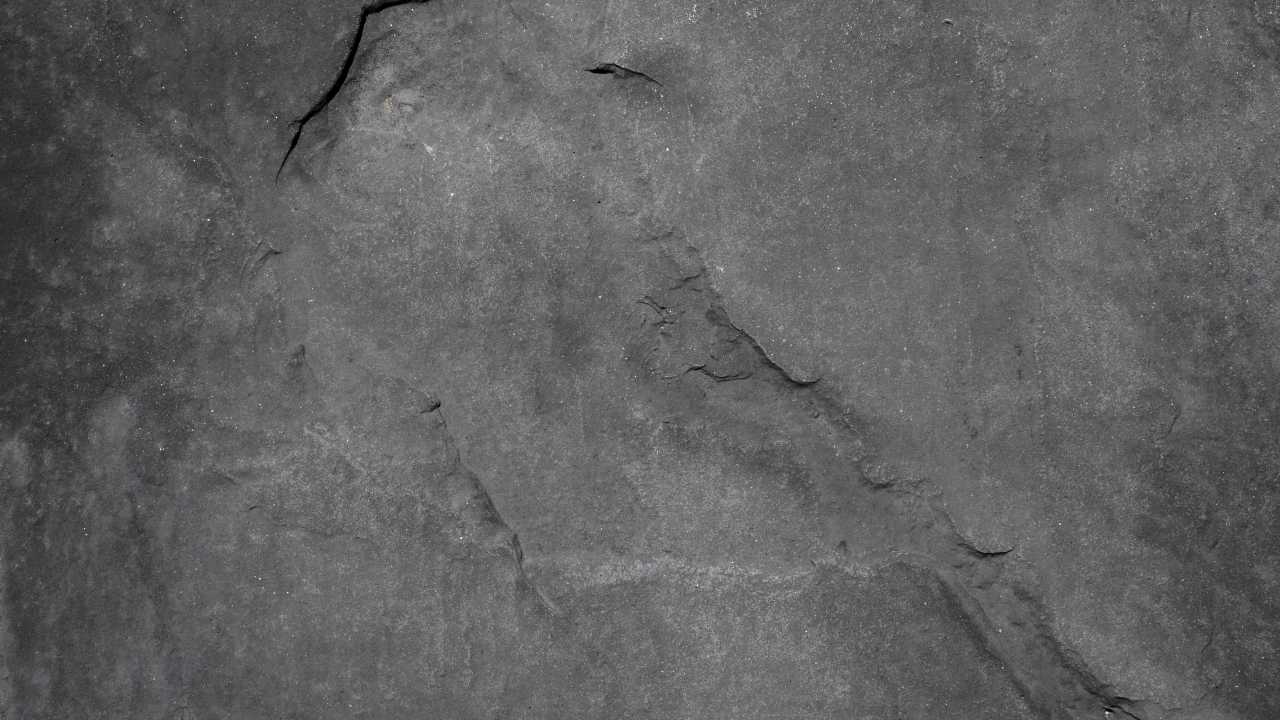
//> input picture lab_5/wall.jpg, 2560 x 1440 px (shown at 1/2 size)
$ ./raytrac   (built with g++ and OpenCV 4)
//> lines starting //> are read from the running program, lines starting //| are printed output that depends on the picture
#include <iostream>
#include <vector>
#include <cmath>
#include <limits>
#include <opencv2/opencv.hpp>
#include <omp.h>

// Структура для векторов и цветов
// Используется для описания позиций, направлений и цвета
struct Vec3 {
    double x, y, z;
    Vec3(double x_=0, double y_=0, double z_=0) : x(x_), y(y_), z(z_) {}

    Vec3 operator+(const Vec3& v) const { return Vec3(x+v.x, y+v.y, z+v.z); }
    Vec3 operator-(const Vec3& v) const { return Vec3(x-v.x, y-v.y, z-v.z); }
    Vec3 operator*(double d) const { return Vec3(x*d, y*d, z*d); }
    Vec3 operator/(double d) const { return Vec3(x/d, y/d, z/d); }

    // Нормализация вектора (приведение длины к 1)
    Vec3 normalize() const { double mg = std::sqrt(x*x + y*y + z*z); return Vec3(x/mg, y/mg, z/mg); }

    // Скалярное произведение
    double dot(const Vec3& v) const { return x*v.x + y*v.y + z*v.z; }

    // Векторное произведение
    Vec3 cross(const Vec3& v) const { return Vec3(y*v.z - z*v.y, z*v.x - x*v.z, x*v.y - y*v.x); }
};

// Оператор умножения для скалярного значения * вектор
Vec3 operator*(double d, const Vec3& v) {
    return Vec3(v.x * d, v.y * d, v.z * d);
}

// Структура луча
// Содержит начало и направление луча
struct Ray {
    Vec3 origin;      // Точка начала
    Vec3 direction;   // Направление
    Ray(const Vec3& o, const Vec3& d) : origin(o), direction(d.normalize()) {}
};

// Абстрактный класс для объектов сцены
// Определяет интерфейсы для пересечения, получения нормали и цвета
class Object {
public:
    virtual bool intersect(const Ray& ray, double& t) const = 0; // Пересечение луча с объектом
    virtual Vec3 getNormal(const Vec3& point) const = 0;         // Получение нормали в точке
    virtual Vec3 getColor(const Vec3& point) const = 0;          // Получение цвета в точке
    virtual bool isReflective() const = 0;                       // Проверка на отражательность
    virtual double getReflectivity() const = 0;                  // Коэффициент отражения
};

// Класс для сферы
// Реализация объекта-сферы
class Sphere : public Object {
public:
    Vec3 center;          // Центр сферы
    double radius;        // Радиус
    Vec3 color;           // Цвет
    double reflectivity;  // Коэффициент отражения

    Sphere(const Vec3& c, double r, const Vec3& col, double refl) : center(c), radius(r), color(col), reflectivity(refl) {}

    // Проверка пересечения луча со сферой
    bool intersect(const Ray& ray, double& t) const override {
        Vec3 oc = ray.origin - center;
        double b = 2 * oc.dot(ray.direction);
        double c = oc.dot(oc) - radius * radius;
        double discriminant = b*b - 4*c;
        if (discriminant < 0) return false; // Пересечения нет
        else {
            discriminant = std::sqrt(discriminant);
            double t0 = (-b - discriminant) / 2;
            double t1 = (-b + discriminant) / 2;
            t = (t0 < t1) ? t0 : t1;
            if (t < 0) t = (t0 > t1) ? t0 : t1;
            return t >= 0;
        }
    }

    // Нормаль к поверхности сферы
    Vec3 getNormal(const Vec3& point) const override {
        return (point - center).normalize();
    }

    // Цвет сферы
    Vec3 getColor(const Vec3& point) const override {
        return color;
    }

    // Проверка, отражает ли объект
    bool isReflective() const override {
        return reflectivity > 0;
    }

    // Коэффициент отражения
    double getReflectivity() const override {
        return reflectivity;
    }

    // Установка коэффициента отражения
    void setReflectivity(double refl) {
        reflectivity = refl;
    }
};

// Класс для плоскости
// Реализация объекта-плоскости с поддержкой текстур
class Plane : public Object {
public:
    Vec3 point;      // Точка на плоскости
    Vec3 normal;     // Нормаль к плоскости
    cv::Mat texture; // Текстура плоскости
    double scale;    // Масштаб текстуры
    bool reflective; // Флаг отражательной способности

    Plane(const Vec3& p, const Vec3& n, const cv::Mat& tex, double s, bool refl = false) :
        point(p), normal(n), texture(tex), scale(s), reflective(refl) {
            normal = normal.normalize();
        }

    // Проверка пересечения луча с плоскостью
    bool intersect(const Ray& ray, double& t) const override {
        double denom = normal.dot(ray.direction);
        if (std::abs(denom) > 1e-6) { // Луч не параллелен плоскости
            t = (point - ray.origin).dot(normal) / denom;
            return t >= 0;
        }
        return false;
    }

    // Нормаль к плоскости
    Vec3 getNormal(const Vec3& point_) const override {
        return normal;
    }

    // Получение цвета текстуры по координатам
    Vec3 getColor(const Vec3& point_) const override {
        // Вычисление UV-координат
        double u, v;
        if (std::abs(normal.y) > 0.999) { // Горизонтальная плоскость
            u = point_.x * scale;
            v = point_.z * scale;
        } else if (std::abs(normal.z) > 0.999) { // Вертикальная плоскость
            u = point_.x * scale;
            v = point_.y * scale;
        } else {
            u = 0;
            v = 0;
        }

        // Преобразование в координаты текстуры
        u = u - std::floor(u);
        v = v - std::floor(v);

        int tex_u = static_cast<int>(u * texture.cols);
        int tex_v = static_cast<int>(v * texture.rows);

        // Обработка выхода за границы
        tex_u = std::clamp(tex_u, 0, texture.cols - 1);
        tex_v = std::clamp(tex_v, 0, texture.rows - 1);

        // Получение цвета из текстуры
        cv::Vec3b color = texture.at<cv::Vec3b>(tex_v, tex_u);
        return Vec3(color[2] / 255.0, color[1] / 255.0, color[0] / 255.0);
    }

    // Проверка, является ли объект отражающим
    bool isReflective() const override {
        return reflective;
    }

    // Коэффициент отражения (не используется для плоскости)
    double getReflectivity() const override {
        return 0;
    }
};

// Функция трассировки луча
// Определяет цвет пикселя на основе пересечения с объектами
Vec3 trace(const Ray& ray, const std::vector<Object*>& objects, int depth) {
    if (depth <= 0) return Vec3(0, 0, 0); // Ограничение глубины рекурсии для предотвращения бесконечных отражений

    double closest_t = std::numeric_limits<double>::max(); // Инициализация ближайшего расстояния
    const Object* hit_object = nullptr; // Объект, с которым произошло пересечение

    // Проверка пересечения луча со всеми объектами сцены
    for (const auto& object : objects) {
        double t = 0;
        if (object->intersect(ray, t) && t < closest_t) {
            closest_t = t;
            hit_object = object;
        }
    }

    if (!hit_object) {
        return Vec3(0.5, 0.7, 1.0); // Фон (голубой цвет)
    }

    // Точка пересечения
    Vec3 hit_point = ray.origin + ray.direction * closest_t;
    Vec3 normal = hit_object->getNormal(hit_point); // Нормаль в точке пересечения
    Vec3 color = hit_object->getColor(hit_point);   // Цвет объекта

    // Обработка отражений
    if (hit_object->isReflective()) {
        Vec3 reflect_dir = ray.direction - 2 * ray.direction.dot(normal) * normal; // Вычисление отраженного направления
        Ray reflected_ray(hit_point + reflect_dir * 1e-4, reflect_dir); // Смещение для предотвращения самопересечения
        Vec3 reflected_color = trace(reflected_ray, objects, depth - 1); // Рекурсивный вызов для отражения
        color = color * (1 - hit_object->getReflectivity()) + reflected_color * hit_object->getReflectivity(); // Смешивание цветов
    }

    return color;
}

// Функция для отрисовки сцены
// Создает изображение, трассируя лучи для каждого пикселя
// [35 lines left out: function render, not called in this run]

int main() {
    // Параметры сцены
    int width = 800;  // Ширина изображения
    int height = 600; // Высота изображения

    // Загрузка текстуры для плоскости
    cv::Mat walltexture = cv::imread("wall.jpg");
//> walltexture is the input picture: 1440 rows x 2560 cols, CV_8UC3; mean B, G, R 98.1, 96.8, 97.1
    cv::Mat floortexture = cv::imread("flour.jpg");
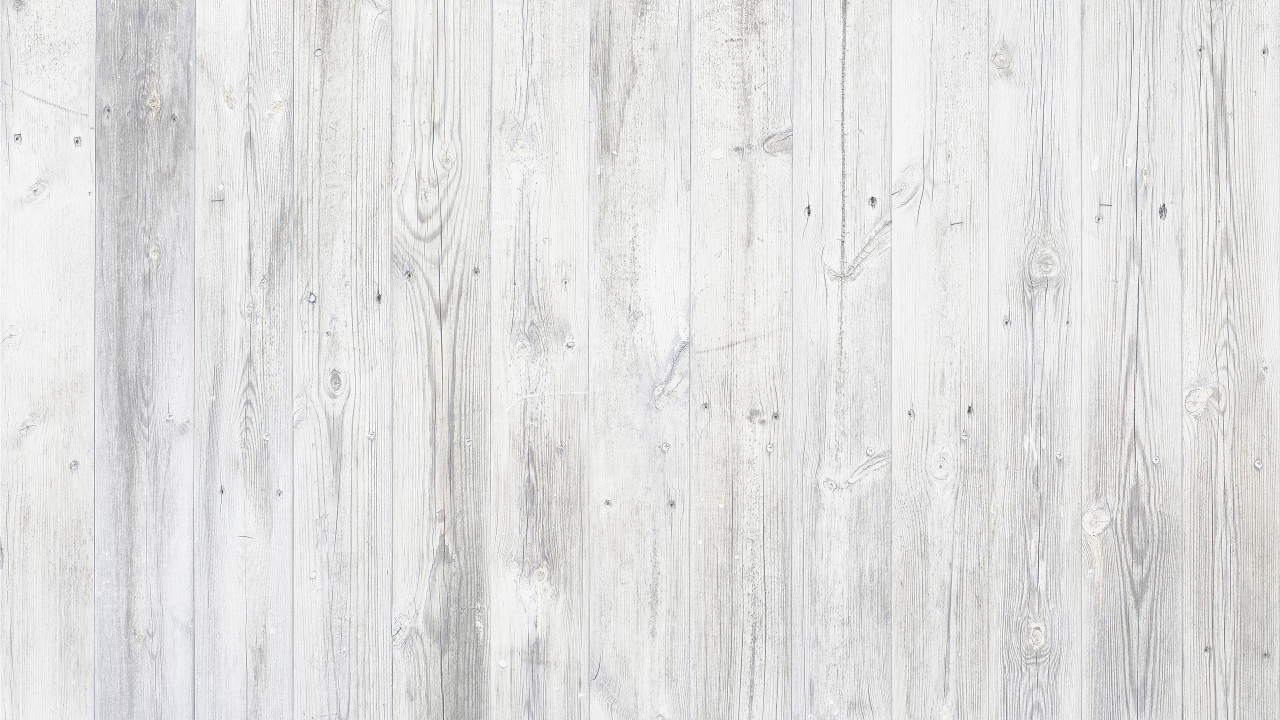
//> input picture lab_5/flour.jpg, 2560 x 1440 px (shown at 1/2 size)
//> floortexture is the input picture: 1440 rows x 2560 cols, CV_8UC3; mean B, G, R 224.6, 224.9, 225.3
    if (walltexture.empty() || floortexture.empty()) {
        std::cerr << "Ошибка: Не удалось загрузить текстуры." << std::endl;
        return -1;
    }

    // Создание объектов сцены
    std::vector<Object*> objects;

    // Параметры текстур и материалов
    Plane* floorPlane = new Plane(Vec3(0, 0, 0), Vec3(0, 1, 0), floortexture, 0.1); // Пол
    objects.push_back(floorPlane);
//> objects = 1 item

    Plane* wallPlane = new Plane(Vec3(0, 0, -5), Vec3(0, 0, 1), walltexture, 0.1); // Задняя стена
    objects.push_back(wallPlane);
//> objects = 2 items

    double sphereReflectivity = 0.5; // Начальная зеркальность сферы
    Sphere* sphere = new Sphere(Vec3(0, 1, 0), 1, Vec3(1, 1, 1), sphereReflectivity); // Сфера
    objects.push_back(sphere);
//> objects = 3 items

    // Создание окна для визуализации
    cv::namedWindow("Ray Tracing", cv::WINDOW_AUTOSIZE);

    // Параметры камеры
    Vec3 cameraPos(0, 1, 5); // Начальная позиция камеры
    double cameraSpeed = 0.2; // Скорость перемещения камеры

    // Основной цикл рендеринга
    bool running = true;
    while (running) {
        cv::Mat image(height, width, CV_8UC3); // Матрица для хранения изображения

        // Трассировка лучей
        #pragma omp parallel for schedule(dynamic) // Параллельная обработка
        for (int y = 0; y < height; ++y) {
            for (int x = 0; x < width; ++x) {
                // Преобразование координат экрана в нормализованные
                double u = (2.0 * (x + 0.5) / static_cast<double>(width) - 1.0) * (width / static_cast<double>(height));
                double v = 1.0 - 2.0 * (y + 0.5) / static_cast<double>(height);

                Vec3 dir = Vec3(u, v, -1).normalize(); // Направление луча
                Ray ray(cameraPos, dir); // Луч из текущей позиции камеры

                // Вычисление цвета пикселя
                Vec3 color = trace(ray, objects, 5); // Глубина рекурсии = 5

                // Ограничение цвета в диапазоне [0, 255]
                image.at<cv::Vec3b>(y, x) = cv::Vec3b(
                    static_cast<uchar>(std::clamp(color.z * 255.0, 0.0, 255.0)),
                    static_cast<uchar>(std::clamp(color.y * 255.0, 0.0, 255.0)),
                    static_cast<uchar>(std::clamp(color.x * 255.0, 0.0, 255.0))
                );
            }
        }
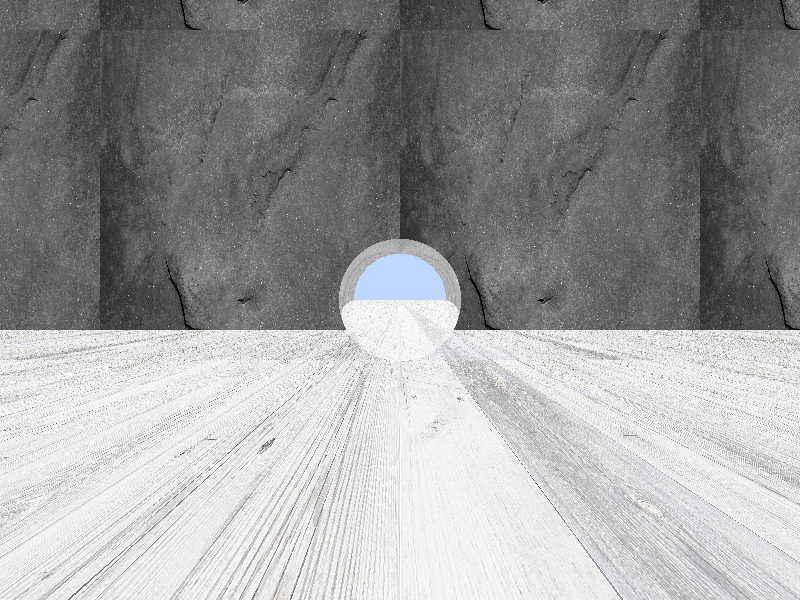
//> image: 600 rows x 800 cols, CV_8UC3; mean B, G, R 157.5, 156.6, 156.7

        // Отображение изображения
        cv::imshow("Ray Tracing", image);
        std::cout << "Текущая зеркальность сферы: " << sphere->getReflectivity() << std::endl;

        // Обработка пользовательского ввода
        int key = cv::waitKey(1);
//> the 'q' key is pressed
        switch (key) {
            case 27: // ESC для выхода
                running = false;
                break;
            case 'w': case 'W': // Перемещение камеры вперёд
                cameraPos.z -= cameraSpeed;
                break;
            case 's': case 'S': // Перемещение камеры назад
                cameraPos.z += cameraSpeed;
                break;
            case 'a': case 'A': // Перемещение камеры влево
                cameraPos.x -= cameraSpeed;
                break;
            case 'd': case 'D': // Перемещение камеры вправо
                cameraPos.x += cameraSpeed;
                break;
            case 'q': case 'Q': // Перемещение камеры вверх
                cameraPos.y += cameraSpeed;
                break;
            case 'e': case 'E': // Перемещение камеры вниз
                cameraPos.y -= cameraSpeed;
                break;
            case '+': case '=': // Увеличение зеркальности сферы
                sphere->setReflectivity(std::min(1.0, sphere->getReflectivity() + 0.1));
                break;
            case '-': // Уменьшение зеркальности сферы
                sphere->setReflectivity(std::max(0.0, sphere->getReflectivity() - 0.1));
                break;
            case ' ': // Сохранение изображения
                cv::imwrite("result.png", image);
                std::cout << "Изображение сохранено в 'result.png'" << std::endl;
                break;
            default:
                break;
        }
    }

    // Очистка памяти
    for (auto obj : objects) {
        delete obj;
    }
//> this loop made 3 passes

    cv::destroyAllWindows();
    return 0;
}
